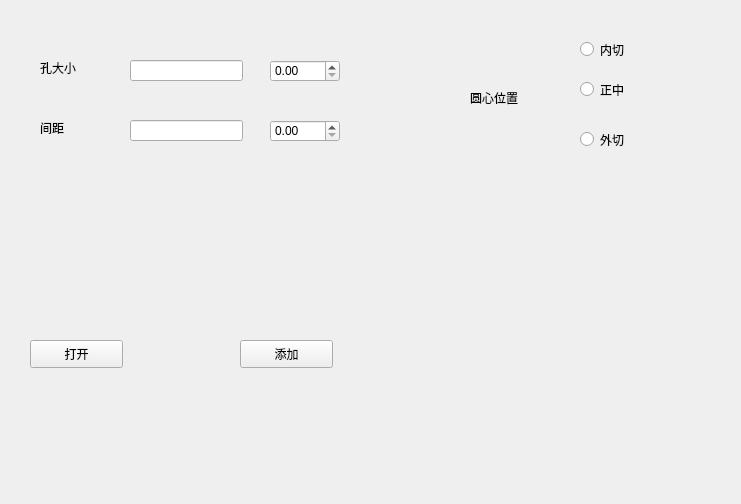
<?xml version="1.0" encoding="UTF-8"?>
<ui version="4.0">
 <class>Form</class>
 <widget class="QWidget" name="Form">
  <property name="geometry">
   <rect>
    <x>0</x>
    <y>0</y>
    <width>741</width>
    <height>504</height>
   </rect>
  </property>
  <property name="windowTitle">
   <string>Form</string>
  </property>
  <widget class="QPushButton" name="pushButton_2">
   <property name="geometry">
    <rect>
     <x>240</x>
     <y>340</y>
     <width>93</width>
     <height>28</height>
    </rect>
   </property>
   <property name="text">
    <string>添加</string>
   </property>
  </widget>
  <widget class="QPushButton" name="pushButton">
   <property name="geometry">
    <rect>
     <x>30</x>
     <y>340</y>
     <width>93</width>
     <height>28</height>
    </rect>
   </property>
   <property name="text">
    <string>打开</string>
   </property>
  </widget>
  <widget class="QDoubleSpinBox" name="doubleSpinBox_2">
   <property name="geometry">
    <rect>
     <x>270</x>
     <y>120</y>
     <width>70</width>
     <height>22</height>
    </rect>
   </property>
  </widget>
  <widget class="QLabel" name="label">
   <property name="geometry">
    <rect>
     <x>40</x>
     <y>60</y>
     <width>72</width>
     <height>15</height>
    </rect>
   </property>
   <property name="text">
    <string>孔大小</string>
   </property>
  </widget>
  <widget class="QDoubleSpinBox" name="doubleSpinBox">
   <property name="geometry">
    <rect>
     <x>270</x>
     <y>60</y>
     <width>70</width>
     <height>22</height>
    </rect>
   </property>
  </widget>
  <widget class="QLineEdit" name="lineEdit_2">
   <property name="geometry">
    <rect>
     <x>130</x>
     <y>120</y>
     <width>113</width>
     <height>21</height>
    </rect>
   </property>
  </widget>
  <widget class="QLabel" name="label_2">
   <property name="geometry">
    <rect>
     <x>40</x>
     <y>120</y>
     <width>72</width>
     <height>15</height>
    </rect>
   </property>
   <property name="text">
    <string>间距</string>
   </property>
  </widget>
  <widget class="QRadioButton" name="radioButton_3">
   <property name="geometry">
    <rect>
     <x>580</x>
     <y>130</y>
     <width>115</width>
     <height>19</height>
    </rect>
   </property>
   <property name="text">
    <string>外切</string>
   </property>
  </widget>
  <widget class="QLineEdit" name="lineEdit">
   <property name="geometry">
    <rect>
     <x>130</x>
     <y>60</y>
     <width>113</width>
     <height>21</height>
    </rect>
   </property>
  </widget>
  <widget class="QLabel" name="label_3">
   <property name="geometry">
    <rect>
     <x>470</x>
     <y>90</y>
     <width>72</width>
     <height>15</height>
    </rect>
   </property>
   <property name="text">
    <string>圆心位置</string>
   </property>
  </widget>
  <widget class="QRadioButton" name="radioButton">
   <property name="geometry">
    <rect>
     <x>580</x>
     <y>40</y>
     <width>115</width>
     <height>19</height>
    </rect>
   </property>
   <property name="text">
    <string>内切</string>
   </property>
  </widget>
  <widget class="QRadioButton" name="radioButton_2">
   <property name="geometry">
    <rect>
     <x>580</x>
     <y>80</y>
     <width>115</width>
     <height>19</height>
    </rect>
   </property>
   <property name="text">
    <string>正中</string>
   </property>
  </widget>
 </widget>
 <resources/>
 <connections/>
</ui>
